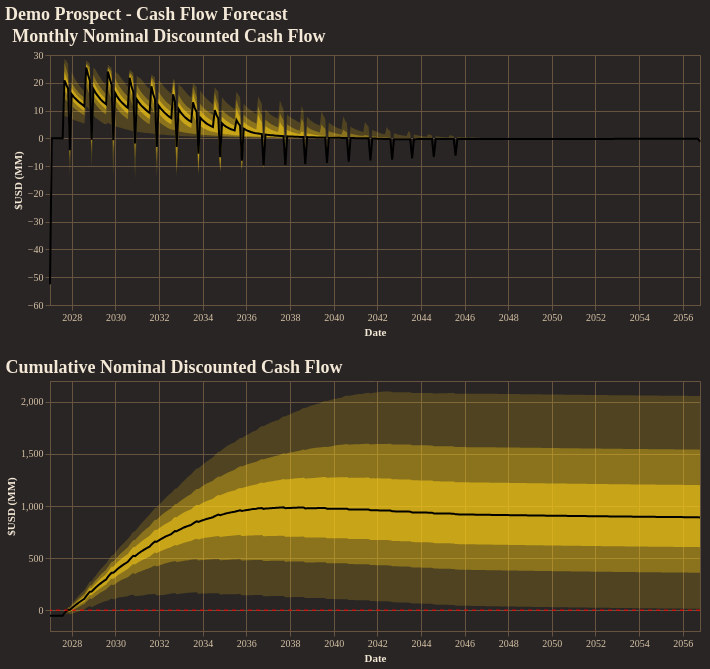

The code cell stored with this chart in its notebook:
### Code cell
fig = reporter.plotter.combined_cash_flow_plot(
    figsize=(650, 250),
    backend=PLOTTING_BACKEND
)
fig.show()

### Figure 1 — Vega-Lite specification as saved in the notebook (floating-point values rounded to 4 significant figures; data arrays with more than 128 entries replaced by an {"elided": "..."} marker saying what was removed)
{"config": {"background": "#292524", "view": {"fill": "#292524", "stroke": "#665340"}, "title": {"color": "#f4e9d7", "font": "Merriweather", "fontSize": 18, "fontWeight": 600, "subtitleColor": "#d5c2a6", "anchor": "start"}, "axis": {"domainColor": "#665340", "gridColor": "#665340", "tickColor": "#665340", "labelColor": "#d5c2a6", "titleColor": "#f4e9d7", "labelFont": "Merriweather", "titleFont": "Merriweather"}, "legend": {"titleColor": "#f4e9d7", "labelColor": "#d5c2a6", "labelFont": "Merriweather", "titleFont": "Merriweather", "orient": "top-right", "symbolType": "circle"}, "header": {"labelColor": "#d5c2a6", "titleColor": "#f4e9d7", "labelFont": "Merriweather", "titleFont": "Merriweather"}, "mark": {"color": "#c78d3b"}, "line": {"color": "#c78d3b"}, "bar": {"color": "#c78d3b"}, "point": {"color": "#ddb06d"}, "area": {"color": "#c78d3b", "opacity": 0.35}, "text": {"color": "#f4e9d7", "font": "Merriweather"}, "range": {"category": ["#5DA5DA", "#F28E2B", "#59C36A", "#E15759", "#B07AA1", "#4ECDC4", "#FF9DA7", "#EDC948"]}}, "vconcat": [{"layer": [{"mark": {"type": "area", "color": "rgba(250, 204, 21, 1.0)", "opacity": 0.18}, "encoding": {"tooltip": [{"field": "date", "title": "Date", "type": "temporal"}, {"field": "p01", "format": ",.2f", "title": "P01", "type": "quantitative"}, {"field": "p10", "format": ",.2f", "title": "P10", "type": "quantitative"}, {"field": "p25", "format": ",.2f", "title": "P25", "type": "quantitative"}, {"field": "p50", "format": ",.2f", "title": "P50", "type": "quantitative"}, {"field": "p75", "format": ",.2f", "title": "P75", "type": "quantitative"}, {"field": "p90", "format": ",.2f", "title": "P90", "type": "quantitative"}, {"field": "p99", "format": ",.2f", "title": "P99", "type": "quantitative"}], "x": {"field": "date", "title": "Date", "type": "temporal"}, "y": {"field": "p01", "title": "$USD (MM)", "type": "quantitative"}, "y2": {"field": "p99"}}}, {"mark": {"type": "area", "color": "rgba(250, 204, 21, 1.0)", "opacity": 0.35}, "encoding": {"tooltip": [{"field": "date", "title": "Date", "type": "temporal"}, {"field": "p01", "format": ",.2f", "title": "P01", "type": "quantitative"}, {"field": "p10", "format": ",.2f", "title": "P10", "type": "quantitative"}, {"field": "p25", "format": ",.2f", "title": "P25", "type": "quantitative"}, {"field": "p50", "format": ",.2f", "title": "P50", "type": "quantitative"}, {"field": "p75", "format": ",.2f", "title": "P75", "type": "quantitative"}, {"field": "p90", "format": ",.2f", "title": "P90", "type": "quantitative"}, {"field": "p99", "format": ",.2f", "title": "P99", "type": "quantitative"}], "x": {"field": "date", "title": "Date", "type": "temporal"}, "y": {"field": "p10", "title": "$USD (MM)", "type": "quantitative"}, "y2": {"field": "p90"}}}, {"mark": {"type": "area", "color": "rgba(250, 204, 21, 1.0)", "opacity": 0.55}, "encoding": {"tooltip": [{"field": "date", "title": "Date", "type": "temporal"}, {"field": "p01", "format": ",.2f", "title": "P01", "type": "quantitative"}, {"field": "p10", "format": ",.2f", "title": "P10", "type": "quantitative"}, {"field": "p25", "format": ",.2f", "title": "P25", "type": "quantitative"}, {"field": "p50", "format": ",.2f", "title": "P50", "type": "quantitative"}, {"field": "p75", "format": ",.2f", "title": "P75", "type": "quantitative"}, {"field": "p90", "format": ",.2f", "title": "P90", "type": "quantitative"}, {"field": "p99", "format": ",.2f", "title": "P99", "type": "quantitative"}], "x": {"field": "date", "title": "Date", "type": "temporal"}, "y": {"field": "p25", "title": "$USD (MM)", "type": "quantitative"}, "y2": {"field": "p75"}}}, {"mark": {"type": "line", "color": "black", "strokeWidth": 2}, "encoding": {"tooltip": [{"field": "date", "title": "Date", "type": "temporal"}, {"field": "p01", "format": ",.2f", "title": "P01", "type": "quantitative"}, {"field": "p10", "format": ",.2f", "title": "P10", "type": "quantitative"}, {"field": "p25", "format": ",.2f", "title": "P25", "type": "quantitative"}, {"field": "p50", "format": ",.2f", "title": "P50", "type": "quantitative"}, {"field": "p75", "format": ",.2f", "title": "P75", "type": "quantitative"}, {"field": "p90", "format": ",.2f", "title": "P90", "type": "quantitative"}, {"field": "p99", "format": ",.2f", "title": "P99", "type": "quantitative"}], "x": {"field": "date", "title": "Date", "type": "temporal"}, "y": {"field": "p50", "title": "$USD (MM)", "type": "quantitative"}}}], "data": {"name": "data-e4836d2e92b88f2d20477314faa95be9"}, "height": 250, "title": "Monthly Nominal Discounted Cash Flow", "width": 650}, {"layer": [{"layer": [{"mark": {"type": "area", "color": "rgba(250, 204, 21, 1.0)", "opacity": 0.18}, "encoding": {"tooltip": [{"field": "date", "title": "Date", "type": "temporal"}, {"field": "p01", "format": ",.2f", "title": "P01", "type": "quantitative"}, {"field": "p10", "format": ",.2f", "title": "P10", "type": "quantitative"}, {"field": "p25", "format": ",.2f", "title": "P25", "type": "quantitative"}, {"field": "p50", "format": ",.2f", "title": "P50", "type": "quantitative"}, {"field": "p75", "format": ",.2f", "title": "P75", "type": "quantitative"}, {"field": "p90", "format": ",.2f", "title": "P90", "type": "quantitative"}, {"field": "p99", "format": ",.2f", "title": "P99", "type": "quantitative"}], "x": {"field": "date", "title": "Date", "type": "temporal"}, "y": {"field": "p01", "title": "$USD (MM)", "type": "quantitative"}, "y2": {"field": "p99"}}}, {"mark": {"type": "area", "color": "rgba(250, 204, 21, 1.0)", "opacity": 0.35}, "encoding": {"tooltip": [{"field": "date", "title": "Date", "type": "temporal"}, {"field": "p01", "format": ",.2f", "title": "P01", "type": "quantitative"}, {"field": "p10", "format": ",.2f", "title": "P10", "type": "quantitative"}, {"field": "p25", "format": ",.2f", "title": "P25", "type": "quantitative"}, {"field": "p50", "format": ",.2f", "title": "P50", "type": "quantitative"}, {"field": "p75", "format": ",.2f", "title": "P75", "type": "quantitative"}, {"field": "p90", "format": ",.2f", "title": "P90", "type": "quantitative"}, {"field": "p99", "format": ",.2f", "title": "P99", "type": "quantitative"}], "x": {"field": "date", "title": "Date", "type": "temporal"}, "y": {"field": "p10", "title": "$USD (MM)", "type": "quantitative"}, "y2": {"field": "p90"}}}, {"mark": {"type": "area", "color": "rgba(250, 204, 21, 1.0)", "opacity": 0.55}, "encoding": {"tooltip": [{"field": "date", "title": "Date", "type": "temporal"}, {"field": "p01", "format": ",.2f", "title": "P01", "type": "quantitative"}, {"field": "p10", "format": ",.2f", "title": "P10", "type": "quantitative"}, {"field": "p25", "format": ",.2f", "title": "P25", "type": "quantitative"}, {"field": "p50", "format": ",.2f", "title": "P50", "type": "quantitative"}, {"field": "p75", "format": ",.2f", "title": "P75", "type": "quantitative"}, {"field": "p90", "format": ",.2f", "title": "P90", "type": "quantitative"}, {"field": "p99", "format": ",.2f", "title": "P99", "type": "quantitative"}], "x": {"field": "date", "title": "Date", "type": "temporal"}, "y": {"field": "p25", "title": "$USD (MM)", "type": "quantitative"}, "y2": {"field": "p75"}}}, {"mark": {"type": "line", "color": "black", "strokeWidth": 2}, "encoding": {"tooltip": [{"field": "date", "title": "Date", "type": "temporal"}, {"field": "p01", "format": ",.2f", "title": "P01", "type": "quantitative"}, {"field": "p10", "format": ",.2f", "title": "P10", "type": "quantitative"}, {"field": "p25", "format": ",.2f", "title": "P25", "type": "quantitative"}, {"field": "p50", "format": ",.2f", "title": "P50", "type": "quantitative"}, {"field": "p75", "format": ",.2f", "title": "P75", "type": "quantitative"}, {"field": "p90", "format": ",.2f", "title": "P90", "type": "quantitative"}, {"field": "p99", "format": ",.2f", "title": "P99", "type": "quantitative"}], "x": {"field": "date", "title": "Date", "type": "temporal"}, "y": {"field": "p50", "title": "$USD (MM)", "type": "quantitative"}}}], "data": {"name": "data-df5b4bc2e5ac924d1e74dc5359d3e1a9"}, "title": "Cumulative Nominal Discounted Cash Flow"}, {"data": {"name": "data-42990c68f268a11fa16682fcd3437a6f"}, "mark": {"type": "rule", "color": "red", "strokeDash": [4, 4]}, "encoding": {"y": {"field": "zero", "type": "quantitative"}}}], "height": 250, "width": 650}], "title": "Demo Prospect - Cash Flow Forecast", "$schema": "https://vega.github.io/schema/vega-lite/v5.20.1.json", "datasets": {"data-e4836d2e92b88f2d20477314faa95be9": {"elided": "360 records"}, "data-df5b4bc2e5ac924d1e74dc5359d3e1a9": {"elided": "360 records"}, "data-42990c68f268a11fa16682fcd3437a6f": [{"zero": 0}]}}
